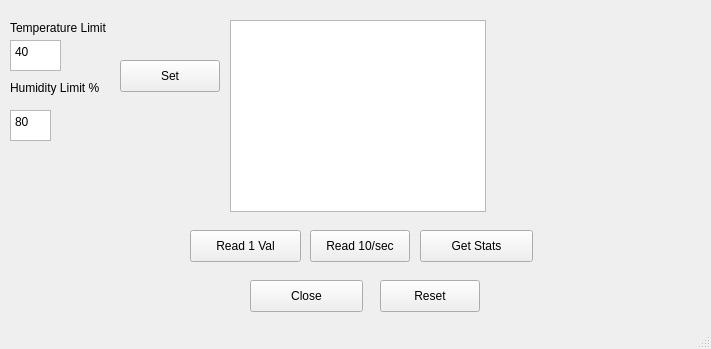
<?xml version="1.0" encoding="UTF-8"?>
<ui version="4.0">
 <class>MainWindow</class>
 <widget class="QMainWindow" name="MainWindow">
  <property name="geometry">
   <rect>
    <x>0</x>
    <y>0</y>
    <width>711</width>
    <height>349</height>
   </rect>
  </property>
  <property name="windowTitle">
   <string>MainWindow</string>
  </property>
  <widget class="QWidget" name="centralwidget">
   <widget class="QPushButton" name="read1">
    <property name="geometry">
     <rect>
      <x>190</x>
      <y>230</y>
      <width>111</width>
      <height>32</height>
     </rect>
    </property>
    <property name="text">
     <string>Read 1 Val</string>
    </property>
   </widget>
   <widget class="QPushButton" name="getStats">
    <property name="geometry">
     <rect>
      <x>420</x>
      <y>230</y>
      <width>113</width>
      <height>32</height>
     </rect>
    </property>
    <property name="text">
     <string>Get Stats</string>
    </property>
   </widget>
   <widget class="QLabel" name="label">
    <property name="geometry">
     <rect>
      <x>10</x>
      <y>20</y>
      <width>121</width>
      <height>16</height>
     </rect>
    </property>
    <property name="text">
     <string>Temperature Limit</string>
    </property>
   </widget>
   <widget class="QLabel" name="label_2">
    <property name="geometry">
     <rect>
      <x>10</x>
      <y>80</y>
      <width>101</width>
      <height>16</height>
     </rect>
    </property>
    <property name="text">
     <string>Humidity Limit %</string>
    </property>
   </widget>
   <widget class="QPlainTextEdit" name="temperatureLimit">
    <property name="geometry">
     <rect>
      <x>10</x>
      <y>40</y>
      <width>51</width>
      <height>31</height>
     </rect>
    </property>
    <property name="plainText">
     <string>40</string>
    </property>
   </widget>
   <widget class="QTextBrowser" name="displayText">
    <property name="geometry">
     <rect>
      <x>230</x>
      <y>20</y>
      <width>256</width>
      <height>192</height>
     </rect>
    </property>
   </widget>
   <widget class="QPushButton" name="closeProgram">
    <property name="geometry">
     <rect>
      <x>250</x>
      <y>280</y>
      <width>113</width>
      <height>32</height>
     </rect>
    </property>
    <property name="text">
     <string>Close</string>
    </property>
   </widget>
   <widget class="QPlainTextEdit" name="humidityLimit">
    <property name="geometry">
     <rect>
      <x>10</x>
      <y>110</y>
      <width>41</width>
      <height>31</height>
     </rect>
    </property>
    <property name="plainText">
     <string>80</string>
    </property>
   </widget>
   <widget class="QPushButton" name="read10">
    <property name="geometry">
     <rect>
      <x>310</x>
      <y>230</y>
      <width>100</width>
      <height>32</height>
     </rect>
    </property>
    <property name="text">
     <string>Read 10/sec</string>
    </property>
   </widget>
   <widget class="QPushButton" name="Reset">
    <property name="geometry">
     <rect>
      <x>380</x>
      <y>280</y>
      <width>100</width>
      <height>32</height>
     </rect>
    </property>
    <property name="text">
     <string>Reset</string>
    </property>
   </widget>
   <widget class="QPushButton" name="Set">
    <property name="geometry">
     <rect>
      <x>120</x>
      <y>60</y>
      <width>100</width>
      <height>32</height>
     </rect>
    </property>
    <property name="text">
     <string>Set</string>
    </property>
   </widget>
  </widget>
  <widget class="QStatusBar" name="statusbar"/>
 </widget>
 <resources/>
 <connections/>
</ui>
